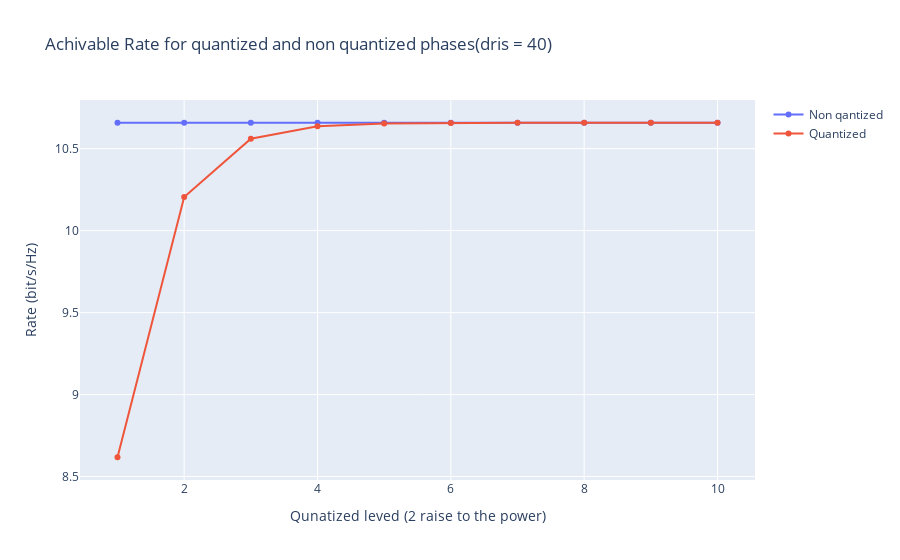

Notebook code cell kept with this figure:
### Code cell
# Create traces for real part
mixfigure = go.Figure()
mixfigure.add_trace(go.Scatter(x=np.arange(1, 11), y=oo, mode='lines+markers', name='Non qantized'))
mixfigure.add_trace(go.Scatter(x=np.arange(1, 11), y=nn, mode='lines+markers', name='Quantized'))

# Add titles and labels
mixfigure.update_layout(
    title='Achivable Rate for quantized and non quantized phases(dris = 40)',
    xaxis_title='Qunatized leved (2 raise to the power)',
    yaxis_title='Rate (bit/s/Hz)',  # Optional: Dark theme, change if needed
)

### Figure 1 — Plotly figure (JSON) as saved in the notebook; plotly's stock layout.template omitted (floating-point values rounded to 4 significant figures)
{"data": [{"mode": "lines+markers", "name": "Non qantized", "type": "scatter", "x": [1, 2, 3, 4, 5, 6, 7, 8, 9, 10], "y": [10.66, 10.66, 10.66, 10.66, 10.66, 10.66, 10.66, 10.66, 10.66, 10.66]}, {"mode": "lines+markers", "name": "Quantized", "type": "scatter", "x": [1, 2, 3, 4, 5, 6, 7, 8, 9, 10], "y": [8.618, 10.21, 10.56, 10.64, 10.65, 10.66, 10.66, 10.66, 10.66, 10.66]}], "layout": {"title": {"text": "Achivable Rate for quantized and non quantized phases(dris = 40)"}, "xaxis": {"title": {"text": "Qunatized leved (2 raise to the power)"}}, "yaxis": {"title": {"text": "Rate (bit/s/Hz)"}}}}
